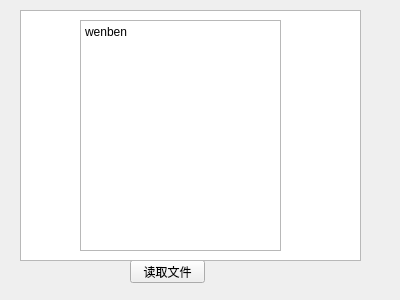
<?xml version="1.0" encoding="UTF-8"?>
<ui version="4.0">
 <class>Form</class>
 <widget class="QWidget" name="Form">
  <property name="geometry">
   <rect>
    <x>0</x>
    <y>0</y>
    <width>400</width>
    <height>300</height>
   </rect>
  </property>
  <property name="windowTitle">
   <string>Form</string>
  </property>
  <widget class="QPushButton" name="pushButton">
   <property name="geometry">
    <rect>
     <x>130</x>
     <y>260</y>
     <width>75</width>
     <height>23</height>
    </rect>
   </property>
   <property name="text">
    <string>读取文件</string>
   </property>
  </widget>
  <widget class="QPlainTextEdit" name="plainTextEdit">
   <property name="geometry">
    <rect>
     <x>20</x>
     <y>10</y>
     <width>341</width>
     <height>251</height>
    </rect>
   </property>
  </widget>
  <widget class="QTextBrowser" name="textBrowser">
   <property name="geometry">
    <rect>
     <x>80</x>
     <y>20</y>
     <width>201</width>
     <height>231</height>
    </rect>
   </property>
   <property name="html">
    <string>&lt;!DOCTYPE HTML PUBLIC &quot;-//W3C//DTD HTML 4.0//EN&quot; &quot;http://www.w3.org/TR/REC-html40/strict.dtd&quot;&gt;
&lt;html&gt;&lt;head&gt;&lt;meta name=&quot;qrichtext&quot; content=&quot;1&quot; /&gt;&lt;style type=&quot;text/css&quot;&gt;
p, li { white-space: pre-wrap; }
&lt;/style&gt;&lt;/head&gt;&lt;body style=&quot; font-family:'SimSun'; font-size:9pt; font-weight:400; font-style:normal;&quot;&gt;
&lt;p style=&quot; margin-top:0px; margin-bottom:0px; margin-left:0px; margin-right:0px; -qt-block-indent:0; text-indent:0px;&quot;&gt;wenben&lt;/p&gt;&lt;/body&gt;&lt;/html&gt;</string>
   </property>
  </widget>
 </widget>
 <resources/>
 <connections>
  <connection>
   <sender>pushButton</sender>
   <signal>clicked()</signal>
   <receiver>Form</receiver>
   <slot>read()</slot>
   <hints>
    <hint type="sourcelabel">
     <x>177</x>
     <y>268</y>
    </hint>
    <hint type="destinationlabel">
     <x>312</x>
     <y>243</y>
    </hint>
   </hints>
  </connection>
 </connections>
 <slots>
  <slot>read()</slot>
 </slots>
</ui>
